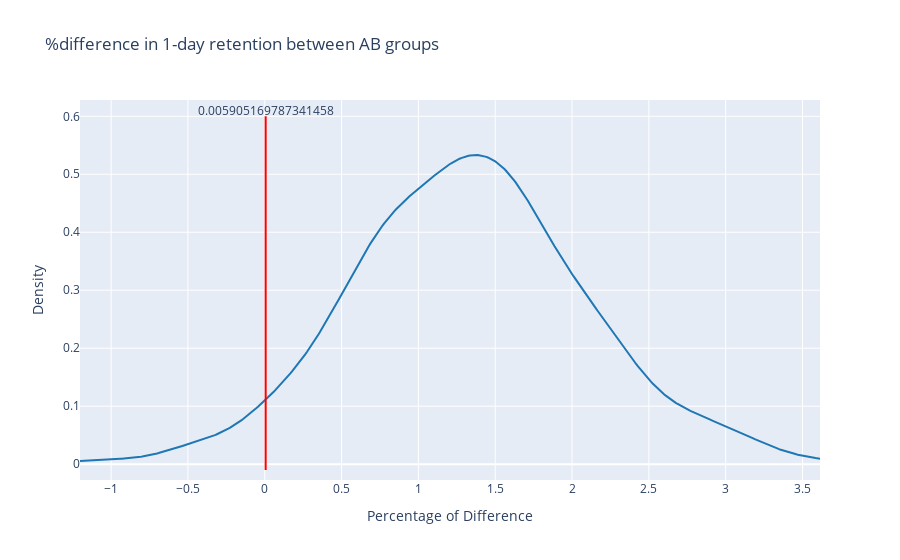

Source (notebook cell):
### Code cell
#add a column with the difference between AB group
boot_1d['diff'] = (boot_1d.gate_30 - boot_1d.gate_40)/boot_1d.gate_40*100
#plot the bootstrap % difference

da = pd.DataFrame(boot_1d['diff'])
fig = ff.create_distplot( [da[c] for c in da.columns], da.columns,
                          show_rug=False, show_hist=False)
fig.add_shape(type='line',
              x0=p_diff, y0=-0.01, x1=p_diff, y1=0.6,
              line=dict(color='red',width=2)
             )
fig.add_annotation(
                x=p_diff,
                y=0.61,
                showarrow=False,
                text= p_diff)
fig.update_layout(title_text = '%difference in 1-day retention between AB groups',
                 showlegend = False,
                 xaxis = dict(title ='Percentage of Difference'),
                 yaxis = dict(title = 'Density')
                 )
fig.show()

### Figure 1 — Plotly figure (JSON) as saved in the notebook; plotly's stock layout.template omitted (floating-point values rounded to 4 significant figures; data arrays with more than 128 entries replaced by an {"elided": "..."} marker saying what was removed)
{"data": [{"legendgroup": "diff", "marker": {"color": "rgb(31, 119, 180)"}, "mode": "lines", "name": "diff", "showlegend": true, "type": "scatter", "x": {"elided": "500 float values"}, "xaxis": "x", "y": {"elided": "500 float values"}, "yaxis": "y"}], "layout": {"annotations": [{"showarrow": false, "text": "0.005905169787341458", "x": 0.005905, "y": 0.61}], "barmode": "overlay", "hovermode": "closest", "legend": {"traceorder": "reversed"}, "shapes": [{"line": {"color": "red", "width": 2}, "type": "line", "x0": 0.005905, "x1": 0.005905, "y0": -0.01, "y1": 0.6}], "showlegend": false, "title": {"text": "%difference in 1-day retention between AB groups"}, "xaxis": {"anchor": "y2", "domain": [0, 1], "title": {"text": "Percentage of Difference"}, "zeroline": false}, "yaxis": {"anchor": "free", "domain": [0, 1], "position": 0, "title": {"text": "Density"}}}}
